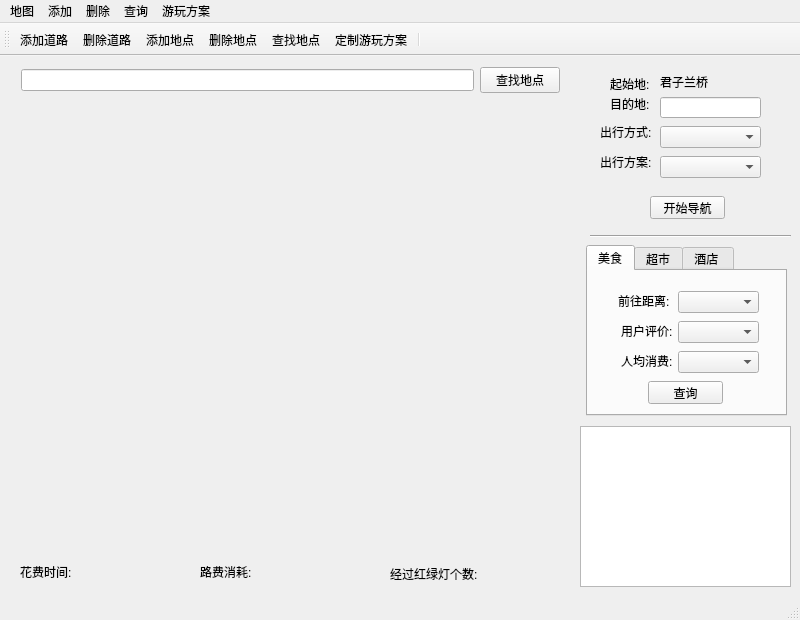
<?xml version="1.0" encoding="UTF-8"?>
<ui version="4.0">
 <class>MainWindow</class>
 <widget class="QMainWindow" name="MainWindow">
  <property name="geometry">
   <rect>
    <x>0</x>
    <y>0</y>
    <width>800</width>
    <height>620</height>
   </rect>
  </property>
  <property name="sizePolicy">
   <sizepolicy hsizetype="Fixed" vsizetype="Fixed">
    <horstretch>0</horstretch>
    <verstretch>0</verstretch>
   </sizepolicy>
  </property>
  <property name="windowTitle">
   <string>线路导航系统</string>
  </property>
  <widget class="QWidget" name="centralWidget">
   <property name="sizePolicy">
    <sizepolicy hsizetype="Preferred" vsizetype="Preferred">
     <horstretch>0</horstretch>
     <verstretch>0</verstretch>
    </sizepolicy>
   </property>
   <widget class="QWidget" name="gridLayoutWidget">
    <property name="geometry">
     <rect>
      <x>10</x>
      <y>0</y>
      <width>561</width>
      <height>491</height>
     </rect>
    </property>
    <layout class="QGridLayout" name="gridLayout">
     <item row="0" column="0">
      <layout class="QHBoxLayout" name="horizontalLayout">
       <item>
        <widget class="QLineEdit" name="lineEdit_1"/>
       </item>
       <item>
        <widget class="QPushButton" name="pushButton_3">
         <property name="text">
          <string>查找地点</string>
         </property>
        </widget>
       </item>
      </layout>
     </item>
     <item row="1" column="0">
      <widget class="QWidget" name="graphview" native="true">
       <property name="sizePolicy">
        <sizepolicy hsizetype="Expanding" vsizetype="Expanding">
         <horstretch>0</horstretch>
         <verstretch>0</verstretch>
        </sizepolicy>
       </property>
      </widget>
     </item>
    </layout>
   </widget>
   <widget class="QLabel" name="label">
    <property name="geometry">
     <rect>
      <x>610</x>
      <y>20</y>
      <width>41</width>
      <height>16</height>
     </rect>
    </property>
    <property name="text">
     <string>起始地:</string>
    </property>
   </widget>
   <widget class="QLabel" name="label_2">
    <property name="geometry">
     <rect>
      <x>660</x>
      <y>20</y>
      <width>54</width>
      <height>12</height>
     </rect>
    </property>
    <property name="text">
     <string>君子兰桥</string>
    </property>
   </widget>
   <widget class="QLabel" name="label_3">
    <property name="geometry">
     <rect>
      <x>610</x>
      <y>40</y>
      <width>41</width>
      <height>16</height>
     </rect>
    </property>
    <property name="text">
     <string>目的地:</string>
    </property>
   </widget>
   <widget class="QLineEdit" name="lineEdit_2">
    <property name="geometry">
     <rect>
      <x>660</x>
      <y>41</y>
      <width>101</width>
      <height>21</height>
     </rect>
    </property>
   </widget>
   <widget class="QLabel" name="label_4">
    <property name="geometry">
     <rect>
      <x>600</x>
      <y>70</y>
      <width>54</width>
      <height>12</height>
     </rect>
    </property>
    <property name="text">
     <string>出行方式:</string>
    </property>
   </widget>
   <widget class="QComboBox" name="comboBox">
    <property name="geometry">
     <rect>
      <x>660</x>
      <y>70</y>
      <width>101</width>
      <height>22</height>
     </rect>
    </property>
   </widget>
   <widget class="QLabel" name="label_5">
    <property name="geometry">
     <rect>
      <x>600</x>
      <y>100</y>
      <width>54</width>
      <height>12</height>
     </rect>
    </property>
    <property name="text">
     <string>出行方案:</string>
    </property>
   </widget>
   <widget class="QComboBox" name="comboBox_2">
    <property name="geometry">
     <rect>
      <x>660</x>
      <y>100</y>
      <width>101</width>
      <height>22</height>
     </rect>
    </property>
   </widget>
   <widget class="QPushButton" name="pushButton">
    <property name="geometry">
     <rect>
      <x>650</x>
      <y>140</y>
      <width>75</width>
      <height>23</height>
     </rect>
    </property>
    <property name="text">
     <string>开始导航</string>
    </property>
   </widget>
   <widget class="Line" name="line">
    <property name="geometry">
     <rect>
      <x>590</x>
      <y>170</y>
      <width>201</width>
      <height>20</height>
     </rect>
    </property>
    <property name="orientation">
     <enum>Qt::Horizontal</enum>
    </property>
   </widget>
   <widget class="QTabWidget" name="tabWidget">
    <property name="geometry">
     <rect>
      <x>586</x>
      <y>189</y>
      <width>201</width>
      <height>171</height>
     </rect>
    </property>
    <property name="currentIndex">
     <number>0</number>
    </property>
    <widget class="QWidget" name="tab">
     <attribute name="title">
      <string>美食</string>
     </attribute>
     <widget class="QLabel" name="label_6">
      <property name="geometry">
       <rect>
        <x>30</x>
        <y>20</y>
        <width>51</width>
        <height>20</height>
       </rect>
      </property>
      <property name="text">
       <string>前往距离:</string>
      </property>
     </widget>
     <widget class="QPushButton" name="pushButton_2">
      <property name="geometry">
       <rect>
        <x>60</x>
        <y>110</y>
        <width>75</width>
        <height>23</height>
       </rect>
      </property>
      <property name="text">
       <string>查询</string>
      </property>
     </widget>
     <widget class="QLabel" name="label_7">
      <property name="geometry">
       <rect>
        <x>33</x>
        <y>50</y>
        <width>51</width>
        <height>20</height>
       </rect>
      </property>
      <property name="text">
       <string>用户评价:</string>
      </property>
     </widget>
     <widget class="QLabel" name="label_8">
      <property name="geometry">
       <rect>
        <x>33</x>
        <y>80</y>
        <width>51</width>
        <height>20</height>
       </rect>
      </property>
      <property name="text">
       <string>人均消费:</string>
      </property>
     </widget>
     <widget class="QComboBox" name="comboBox_3">
      <property name="geometry">
       <rect>
        <x>90</x>
        <y>20</y>
        <width>81</width>
        <height>22</height>
       </rect>
      </property>
     </widget>
     <widget class="QComboBox" name="comboBox_4">
      <property name="geometry">
       <rect>
        <x>90</x>
        <y>50</y>
        <width>81</width>
        <height>22</height>
       </rect>
      </property>
     </widget>
     <widget class="QComboBox" name="comboBox_5">
      <property name="geometry">
       <rect>
        <x>90</x>
        <y>80</y>
        <width>81</width>
        <height>22</height>
       </rect>
      </property>
     </widget>
    </widget>
    <widget class="QWidget" name="tab_2">
     <attribute name="title">
      <string>超市</string>
     </attribute>
     <widget class="QLabel" name="label_9">
      <property name="geometry">
       <rect>
        <x>30</x>
        <y>20</y>
        <width>51</width>
        <height>20</height>
       </rect>
      </property>
      <property name="text">
       <string>前往距离:</string>
      </property>
     </widget>
     <widget class="QPushButton" name="pushButton_4">
      <property name="geometry">
       <rect>
        <x>60</x>
        <y>110</y>
        <width>75</width>
        <height>23</height>
       </rect>
      </property>
      <property name="text">
       <string>查询</string>
      </property>
     </widget>
     <widget class="QLabel" name="label_10">
      <property name="geometry">
       <rect>
        <x>30</x>
        <y>50</y>
        <width>54</width>
        <height>12</height>
       </rect>
      </property>
      <property name="text">
       <string>用户评价:</string>
      </property>
     </widget>
     <widget class="QCheckBox" name="checkBox">
      <property name="geometry">
       <rect>
        <x>30</x>
        <y>80</y>
        <width>71</width>
        <height>16</height>
       </rect>
      </property>
      <property name="text">
       <string>正在营业</string>
      </property>
     </widget>
     <widget class="QComboBox" name="comboBox_6">
      <property name="geometry">
       <rect>
        <x>90</x>
        <y>20</y>
        <width>81</width>
        <height>22</height>
       </rect>
      </property>
     </widget>
     <widget class="QComboBox" name="comboBox_7">
      <property name="geometry">
       <rect>
        <x>90</x>
        <y>50</y>
        <width>81</width>
        <height>22</height>
       </rect>
      </property>
     </widget>
    </widget>
    <widget class="QWidget" name="tab_4">
     <attribute name="title">
      <string>酒店 </string>
     </attribute>
     <widget class="QPushButton" name="pushButton_6">
      <property name="geometry">
       <rect>
        <x>60</x>
        <y>110</y>
        <width>75</width>
        <height>23</height>
       </rect>
      </property>
      <property name="text">
       <string>查询</string>
      </property>
     </widget>
     <widget class="QLabel" name="label_11">
      <property name="geometry">
       <rect>
        <x>30</x>
        <y>50</y>
        <width>51</width>
        <height>20</height>
       </rect>
      </property>
      <property name="text">
       <string>用户评价:</string>
      </property>
     </widget>
     <widget class="QLabel" name="label_12">
      <property name="geometry">
       <rect>
        <x>10</x>
        <y>80</y>
        <width>81</width>
        <height>20</height>
       </rect>
      </property>
      <property name="text">
       <string>住店价格(天):</string>
      </property>
     </widget>
     <widget class="QComboBox" name="comboBox_9">
      <property name="geometry">
       <rect>
        <x>90</x>
        <y>50</y>
        <width>81</width>
        <height>22</height>
       </rect>
      </property>
     </widget>
     <widget class="QComboBox" name="comboBox_10">
      <property name="geometry">
       <rect>
        <x>90</x>
        <y>80</y>
        <width>81</width>
        <height>22</height>
       </rect>
      </property>
     </widget>
     <widget class="QLabel" name="label_13">
      <property name="geometry">
       <rect>
        <x>30</x>
        <y>20</y>
        <width>51</width>
        <height>20</height>
       </rect>
      </property>
      <property name="text">
       <string>前往距离:</string>
      </property>
     </widget>
     <widget class="QComboBox" name="comboBox_8">
      <property name="geometry">
       <rect>
        <x>90</x>
        <y>20</y>
        <width>81</width>
        <height>22</height>
       </rect>
      </property>
     </widget>
    </widget>
   </widget>
   <widget class="QTableView" name="tableView">
    <property name="geometry">
     <rect>
      <x>580</x>
      <y>370</y>
      <width>211</width>
      <height>161</height>
     </rect>
    </property>
    <property name="lineWidth">
     <number>1</number>
    </property>
   </widget>
   <widget class="QLabel" name="label_14">
    <property name="geometry">
     <rect>
      <x>20</x>
      <y>510</y>
      <width>54</width>
      <height>12</height>
     </rect>
    </property>
    <property name="text">
     <string>花费时间:</string>
    </property>
   </widget>
   <widget class="QLabel" name="label_15">
    <property name="geometry">
     <rect>
      <x>200</x>
      <y>510</y>
      <width>54</width>
      <height>12</height>
     </rect>
    </property>
    <property name="text">
     <string>路费消耗:</string>
    </property>
   </widget>
   <widget class="QLabel" name="label_16">
    <property name="geometry">
     <rect>
      <x>390</x>
      <y>510</y>
      <width>101</width>
      <height>16</height>
     </rect>
    </property>
    <property name="text">
     <string>经过红绿灯个数:</string>
    </property>
   </widget>
   <widget class="QLabel" name="label_17">
    <property name="geometry">
     <rect>
      <x>80</x>
      <y>510</y>
      <width>54</width>
      <height>12</height>
     </rect>
    </property>
    <property name="text">
     <string/>
    </property>
   </widget>
   <widget class="QLabel" name="label_19">
    <property name="geometry">
     <rect>
      <x>490</x>
      <y>510</y>
      <width>54</width>
      <height>12</height>
     </rect>
    </property>
    <property name="text">
     <string/>
    </property>
   </widget>
   <widget class="QLabel" name="label_20">
    <property name="geometry">
     <rect>
      <x>80</x>
      <y>510</y>
      <width>71</width>
      <height>16</height>
     </rect>
    </property>
    <property name="text">
     <string/>
    </property>
   </widget>
   <widget class="QLabel" name="label_21">
    <property name="geometry">
     <rect>
      <x>260</x>
      <y>510</y>
      <width>71</width>
      <height>16</height>
     </rect>
    </property>
    <property name="text">
     <string/>
    </property>
   </widget>
   <widget class="QLabel" name="label_22">
    <property name="geometry">
     <rect>
      <x>490</x>
      <y>510</y>
      <width>71</width>
      <height>16</height>
     </rect>
    </property>
    <property name="text">
     <string/>
    </property>
   </widget>
  </widget>
  <widget class="QMenuBar" name="menuBar">
   <property name="geometry">
    <rect>
     <x>0</x>
     <y>0</y>
     <width>800</width>
     <height>23</height>
    </rect>
   </property>
   <widget class="QMenu" name="menu">
    <property name="title">
     <string>添加</string>
    </property>
    <addaction name="add_road"/>
    <addaction name="add_vex"/>
   </widget>
   <widget class="QMenu" name="menu_2">
    <property name="title">
     <string>删除</string>
    </property>
    <addaction name="del_road"/>
    <addaction name="del_vex"/>
   </widget>
   <widget class="QMenu" name="menu_4">
    <property name="title">
     <string>地图</string>
    </property>
    <addaction name="open_map"/>
    <addaction name="save_map"/>
   </widget>
   <widget class="QMenu" name="menu_3">
    <property name="title">
     <string>游玩方案</string>
    </property>
    <addaction name="travel_guides"/>
   </widget>
   <widget class="QMenu" name="menu_5">
    <property name="title">
     <string>查询</string>
    </property>
    <addaction name="find_vex"/>
   </widget>
   <addaction name="menu_4"/>
   <addaction name="menu"/>
   <addaction name="menu_2"/>
   <addaction name="menu_5"/>
   <addaction name="menu_3"/>
  </widget>
  <widget class="QToolBar" name="mainToolBar">
   <property name="sizePolicy">
    <sizepolicy hsizetype="Preferred" vsizetype="Fixed">
     <horstretch>0</horstretch>
     <verstretch>0</verstretch>
    </sizepolicy>
   </property>
   <attribute name="toolBarArea">
    <enum>TopToolBarArea</enum>
   </attribute>
   <attribute name="toolBarBreak">
    <bool>false</bool>
   </attribute>
   <addaction name="add_road"/>
   <addaction name="del_road"/>
   <addaction name="add_vex"/>
   <addaction name="del_vex"/>
   <addaction name="find_vex"/>
   <addaction name="travel_guides"/>
   <addaction name="separator"/>
  </widget>
  <widget class="QStatusBar" name="statusBar"/>
  <action name="add_road">
   <property name="text">
    <string>添加道路</string>
   </property>
  </action>
  <action name="add_vex">
   <property name="text">
    <string>添加地点</string>
   </property>
  </action>
  <action name="del_road">
   <property name="text">
    <string>删除道路</string>
   </property>
  </action>
  <action name="del_vex">
   <property name="text">
    <string>删除地点</string>
   </property>
  </action>
  <action name="open_map">
   <property name="text">
    <string>打开地图数据</string>
   </property>
  </action>
  <action name="save_map">
   <property name="text">
    <string>地图数据另存为</string>
   </property>
  </action>
  <action name="travel_guides">
   <property name="text">
    <string>定制游玩方案</string>
   </property>
  </action>
  <action name="find_vex">
   <property name="text">
    <string>查找地点</string>
   </property>
   <property name="toolTip">
    <string>查找地点</string>
   </property>
  </action>
 </widget>
 <layoutdefault spacing="6" margin="11"/>
 <tabstops>
  <tabstop>lineEdit_1</tabstop>
  <tabstop>pushButton_3</tabstop>
  <tabstop>lineEdit_2</tabstop>
  <tabstop>comboBox</tabstop>
  <tabstop>comboBox_2</tabstop>
  <tabstop>pushButton</tabstop>
  <tabstop>tabWidget</tabstop>
  <tabstop>comboBox_3</tabstop>
  <tabstop>comboBox_4</tabstop>
  <tabstop>comboBox_5</tabstop>
  <tabstop>pushButton_2</tabstop>
  <tabstop>comboBox_6</tabstop>
  <tabstop>comboBox_7</tabstop>
  <tabstop>checkBox</tabstop>
  <tabstop>pushButton_4</tabstop>
  <tabstop>comboBox_9</tabstop>
  <tabstop>comboBox_10</tabstop>
  <tabstop>pushButton_6</tabstop>
  <tabstop>tableView</tabstop>
 </tabstops>
 <resources/>
 <connections/>
</ui>
